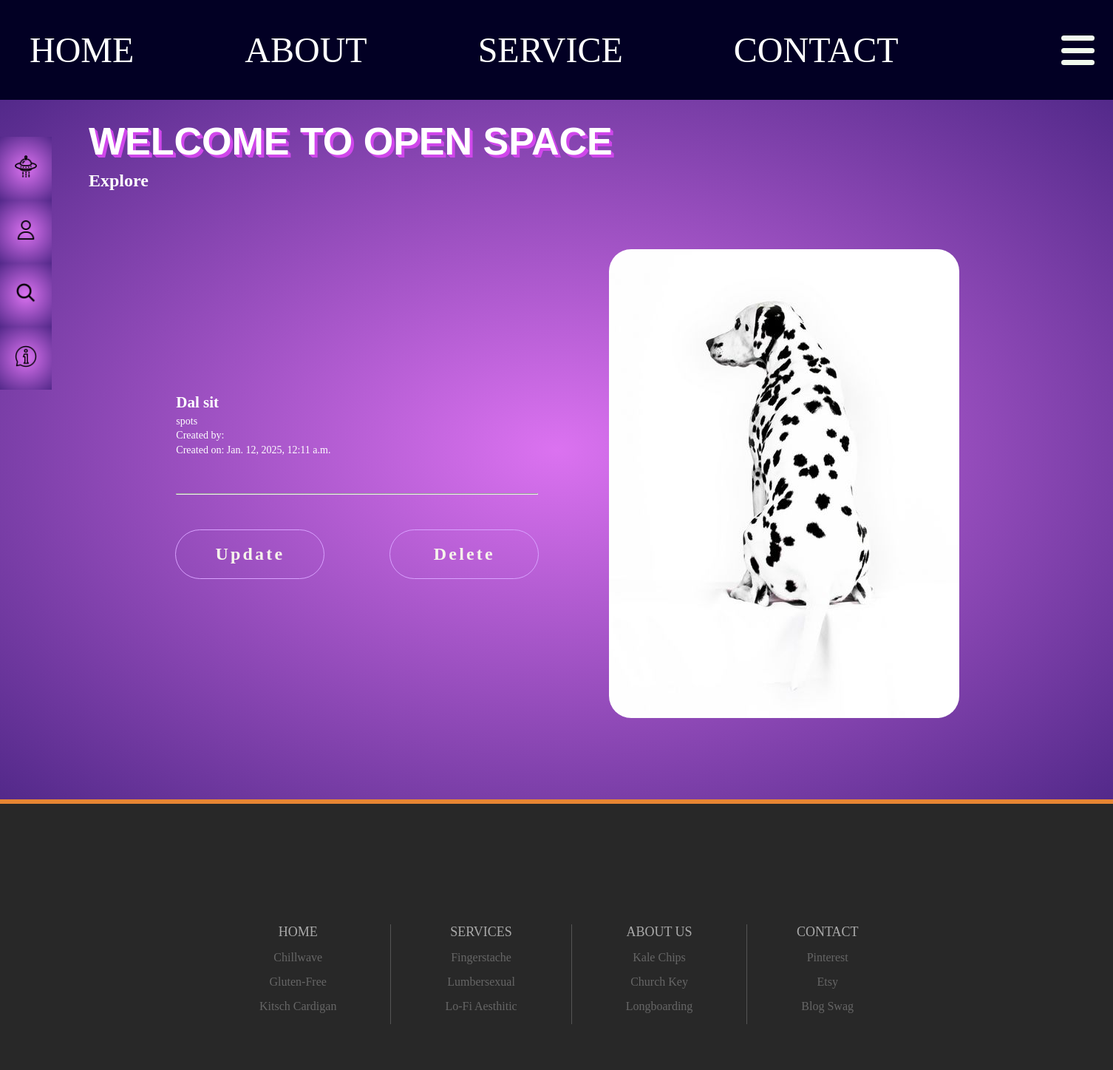
Page /posts/details/1/ on the committed database.
### posts/models.py (models this page shows, shortened)
class Post(models.Model):
    title = models.CharField(max_length=200)
    image = models.ImageField(upload_to="posts/images")
    content = models.TextField()
    created_on = models.DateTimeField(auto_now_add=True)
    user = models.ForeignKey(User, on_delete=models.CASCADE, related_name="posts")

### posts/views.py (the view)
# urls.py: path('details/<int:pk>/', views.PostDetailsView.as_view(), name='post_detail'),  # Detail page for a single post.
class PostDetailsView(DetailView):
    template_name = 'posts/detail.html'
    model = Post

### templates/posts/detail.html (shortened to what this page needs)
{% extends "pages/service.html" %}
{% load static %}
{% block css %}
<link rel="stylesheet" href="{% static 'css/service.css' %}">
<link rel="stylesheet" href="{% static 'css/detail.css' %}">
{% endblock %}
{% block service_content %}
<div class="details_container">
    <div class="post_details">
        <div class="body_details">
            <div class="content_flex">
                <h1>{{ post.title }}</h1>
                <p>{{ post.content }}</p>
                <label>Created by: {{post.author.username}}</label>
                <label>Created on: {{post.created_on}}</label>
            </div>
            <hr>
            <div class="btn_flex">
                <div class="box">
                    <a class="btn_details" href="{% url 'update_post' post.id %}">Update</a>
            </div>
            <div class="box">
                <a class="btn_details" href="{% url 'delete_post' post.id %}">Delete</a>
            </div>
            </div>
        </div>
        <div class="image_details">
        {% if post.image %}
            <img class="image" src={{post.image.url}} alt="">
        {% endif %}
        </div>
    </div>
</div>
</div>
{% endblock %}

### static/css/base.css (style rules this page uses)
html, body { min-height: 100vh; }
* { margin: 0; padding: 0; font-family: 'Merlo, georgia, serif'; scroll-behavior: smooth; scroll-padding-top: 75px; }
img { max-width: 100%; height: auto; }
a { text-decoration: none; }
:root { --bgcolor: rgb(2, 0, 36); }

### static/css/service.css (style rules this page uses)
.service *, .service *:before, .service *:after { box-sizing: border-box; }
:root { --primary-color: #D96AA7; --secondary-color: #422C73; --complimentary-color: #88BFB5; --contrast-color: #F2E527; --light-color: #D2A9D9; --navbar-height: 18.6vh; }

### static/css/detail.css (style rules this page uses)
.details_container { width: 100%; height: 100%; display: flex; justify-content: center; align-items: center; }
.post_details { display: flex; justify-content: space-evenly; align-items: center; border-radius: 25px; width: 90%; height: 90%; margin-bottom: 50px; }
.body_details { height: 300px; width: 550px; display: flex; flex-direction: column; justify-content: space-around; padding-left: 30px; padding-right: 30px; border-radius: 30px; }
.content_flex { display: flex; flex-direction: column; justify-content: flex-start; }
.image { border-radius: 30px; max-height: 650px; }
.btn_flex { display: flex; justify-content: space-between; }
.box { --clr-shadow__border: #d9a1ff; --clr-text: #F6F4EB; --clr-space: #120e1e; --clr-space-gr: #271950; --clr-star: #E9F8F9; --size: 3rem; position: relative; outline: 1px solid var(--clr-shadow__border); overflow: hidden; width: 200px; border-radius: 33px; }
.btn_details { display: flex; justify-content: center; align-items: center; position: relative; z-index: 1; font-weight: 600; font-size: 1.5rem; letter-spacing: 0.2rem; background: transparent; padding: calc(var(--size) / 3) var(--size); border: none; cursor: pointer; color: var(--clr-text); }

### rows in the picture
Post: title "Dal sit", content "spots", created_on "Jan. 12, 2025, 12:11 a.m.", image (picture)
